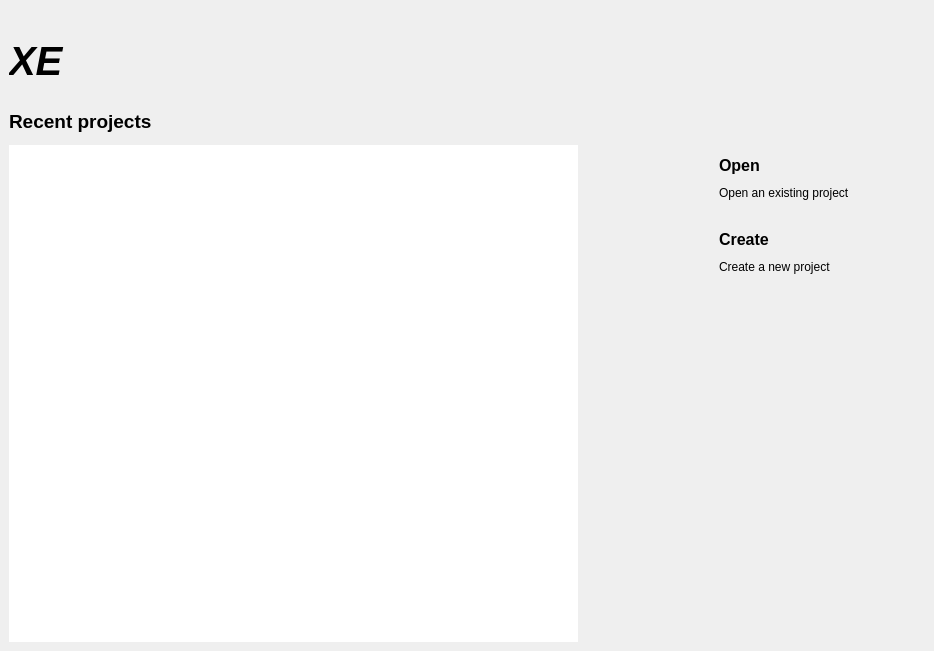
<?xml version="1.0" encoding="UTF-8"?>
<ui version="4.0">
 <class>ProMainWindow</class>
 <widget class="QMainWindow" name="ProMainWindow">
  <property name="geometry">
   <rect>
    <x>0</x>
    <y>0</y>
    <width>934</width>
    <height>651</height>
   </rect>
  </property>
  <property name="windowTitle">
   <string>XE</string>
  </property>
  <widget class="QWidget" name="centralwidget">
   <layout class="QGridLayout" name="gridLayout_3">
    <property name="topMargin">
     <number>0</number>
    </property>
    <property name="rightMargin">
     <number>0</number>
    </property>
    <item row="1" column="0">
     <widget class="QLabel" name="label_2">
      <property name="font">
       <font>
        <pointsize>30</pointsize>
        <weight>75</weight>
        <italic>true</italic>
        <bold>true</bold>
       </font>
      </property>
      <property name="text">
       <string>XE</string>
      </property>
     </widget>
    </item>
    <item row="3" column="0">
     <widget class="QLabel" name="label">
      <property name="font">
       <font>
        <pointsize>14</pointsize>
        <weight>75</weight>
        <bold>true</bold>
       </font>
      </property>
      <property name="text">
       <string>Recent projects</string>
      </property>
     </widget>
    </item>
    <item row="2" column="1">
     <spacer name="verticalSpacer_2">
      <property name="orientation">
       <enum>Qt::Vertical</enum>
      </property>
      <property name="sizeType">
       <enum>QSizePolicy::Maximum</enum>
      </property>
      <property name="sizeHint" stdset="0">
       <size>
        <width>20</width>
        <height>20</height>
       </size>
      </property>
     </spacer>
    </item>
    <item row="0" column="2">
     <spacer name="horizontalSpacer_4">
      <property name="orientation">
       <enum>Qt::Horizontal</enum>
      </property>
      <property name="sizeHint" stdset="0">
       <size>
        <width>669</width>
        <height>20</height>
       </size>
      </property>
     </spacer>
    </item>
    <item row="0" column="4">
     <widget class="QLabel" name="labelClose">
      <property name="minimumSize">
       <size>
        <width>32</width>
        <height>32</height>
       </size>
      </property>
      <property name="maximumSize">
       <size>
        <width>32</width>
        <height>32</height>
       </size>
      </property>
      <property name="text">
       <string/>
      </property>
      <property name="scaledContents">
       <bool>true</bool>
      </property>
      <property name="alignment">
       <set>Qt::AlignCenter</set>
      </property>
     </widget>
    </item>
    <item row="4" column="0" colspan="5">
     <layout class="QHBoxLayout" name="horizontalLayout_2">
      <property name="topMargin">
       <number>6</number>
      </property>
      <item>
       <layout class="QVBoxLayout" name="verticalLayout_2"/>
      </item>
      <item>
       <widget class="QListWidget" name="listWidget">
        <property name="frameShape">
         <enum>QFrame::NoFrame</enum>
        </property>
        <property name="frameShadow">
         <enum>QFrame::Sunken</enum>
        </property>
        <property name="lineWidth">
         <number>1</number>
        </property>
        <property name="editTriggers">
         <set>QAbstractItemView::NoEditTriggers</set>
        </property>
        <property name="tabKeyNavigation">
         <bool>true</bool>
        </property>
        <property name="selectionMode">
         <enum>QAbstractItemView::NoSelection</enum>
        </property>
        <property name="spacing">
         <number>5</number>
        </property>
       </widget>
      </item>
      <item>
       <spacer name="horizontalSpacer_3">
        <property name="orientation">
         <enum>Qt::Horizontal</enum>
        </property>
        <property name="sizeType">
         <enum>QSizePolicy::Fixed</enum>
        </property>
        <property name="sizeHint" stdset="0">
         <size>
          <width>50</width>
          <height>20</height>
         </size>
        </property>
       </spacer>
      </item>
      <item>
       <layout class="QVBoxLayout" name="verticalLayout">
        <item>
         <widget class="QWidget" name="widgetOpen" native="true">
          <layout class="QGridLayout" name="gridLayout">
           <item row="0" column="0" rowspan="2">
            <widget class="QLabel" name="labelOpenImage">
             <property name="minimumSize">
              <size>
               <width>50</width>
               <height>50</height>
              </size>
             </property>
             <property name="maximumSize">
              <size>
               <width>50</width>
               <height>50</height>
              </size>
             </property>
             <property name="text">
              <string/>
             </property>
             <property name="scaledContents">
              <bool>true</bool>
             </property>
            </widget>
           </item>
           <item row="1" column="2">
            <widget class="QLabel" name="labelOpenText">
             <property name="text">
              <string>Open an existing project</string>
             </property>
             <property name="wordWrap">
              <bool>true</bool>
             </property>
            </widget>
           </item>
           <item row="0" column="2">
            <widget class="QLabel" name="labelOpenTitle">
             <property name="font">
              <font>
               <pointsize>12</pointsize>
               <weight>75</weight>
               <bold>true</bold>
              </font>
             </property>
             <property name="text">
              <string>Open</string>
             </property>
            </widget>
           </item>
           <item row="0" column="1">
            <spacer name="horizontalSpacer">
             <property name="orientation">
              <enum>Qt::Horizontal</enum>
             </property>
             <property name="sizeType">
              <enum>QSizePolicy::Fixed</enum>
             </property>
             <property name="sizeHint" stdset="0">
              <size>
               <width>20</width>
               <height>20</height>
              </size>
             </property>
            </spacer>
           </item>
          </layout>
         </widget>
        </item>
        <item>
         <widget class="QWidget" name="widgetCreate" native="true">
          <layout class="QGridLayout" name="gridLayout_2">
           <item row="0" column="0" rowspan="2">
            <widget class="QLabel" name="labelCreateImage">
             <property name="minimumSize">
              <size>
               <width>50</width>
               <height>50</height>
              </size>
             </property>
             <property name="maximumSize">
              <size>
               <width>50</width>
               <height>50</height>
              </size>
             </property>
             <property name="text">
              <string/>
             </property>
             <property name="scaledContents">
              <bool>true</bool>
             </property>
            </widget>
           </item>
           <item row="1" column="2">
            <widget class="QLabel" name="labelOpenText_2">
             <property name="text">
              <string>Create a new project</string>
             </property>
             <property name="wordWrap">
              <bool>true</bool>
             </property>
            </widget>
           </item>
           <item row="0" column="2">
            <widget class="QLabel" name="labelOpenTitle_2">
             <property name="font">
              <font>
               <pointsize>12</pointsize>
               <weight>75</weight>
               <bold>true</bold>
              </font>
             </property>
             <property name="text">
              <string>Create</string>
             </property>
            </widget>
           </item>
           <item row="0" column="1">
            <spacer name="horizontalSpacer_2">
             <property name="orientation">
              <enum>Qt::Horizontal</enum>
             </property>
             <property name="sizeType">
              <enum>QSizePolicy::Fixed</enum>
             </property>
             <property name="sizeHint" stdset="0">
              <size>
               <width>20</width>
               <height>20</height>
              </size>
             </property>
            </spacer>
           </item>
          </layout>
         </widget>
        </item>
        <item>
         <spacer name="verticalSpacer">
          <property name="orientation">
           <enum>Qt::Vertical</enum>
          </property>
          <property name="sizeHint" stdset="0">
           <size>
            <width>300</width>
            <height>40</height>
           </size>
          </property>
         </spacer>
        </item>
       </layout>
      </item>
     </layout>
    </item>
   </layout>
  </widget>
 </widget>
 <resources/>
 <connections/>
</ui>
